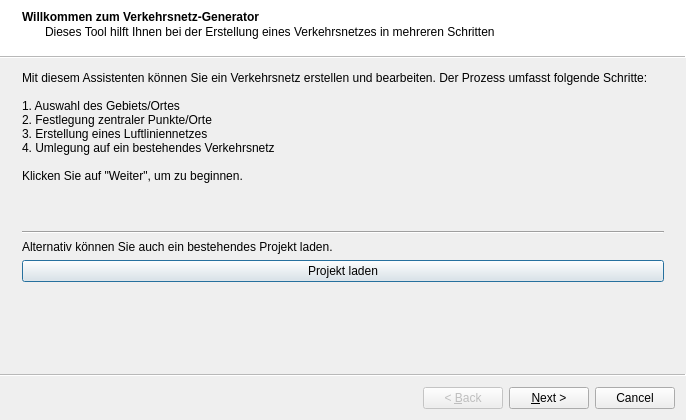
<?xml version="1.0" encoding="UTF-8"?>
<ui version="4.0">
 <class>VerkehrsnetzWizard</class>
 <widget class="QWizard" name="VerkehrsnetzWizard">
  <property name="geometry">
   <rect>
    <x>0</x>
    <y>0</y>
    <width>686</width>
    <height>420</height>
   </rect>
  </property>
  <property name="minimumSize">
   <size>
    <width>316</width>
    <height>420</height>
   </size>
  </property>
  <property name="windowTitle">
   <string>Verkehrsnetz Erstellung</string>
  </property>
  <property name="wizardStyle">
   <enum>QWizard::ModernStyle</enum>
  </property>
  <widget class="QWizardPage" name="welcomePage">
   <property name="title">
    <string>Willkommen zum Verkehrsnetz-Generator</string>
   </property>
   <property name="subTitle">
    <string>Dieses Tool hilft Ihnen bei der Erstellung eines Verkehrsnetzes in mehreren Schritten</string>
   </property>
   <layout class="QVBoxLayout" name="verticalLayout">
    <item>
     <widget class="QLabel" name="welcomeLabel">
      <property name="text">
       <string>Mit diesem Assistenten können Sie ein Verkehrsnetz erstellen und bearbeiten. Der Prozess umfasst folgende Schritte:

1. Auswahl des Gebiets/Ortes
2. Festlegung zentraler Punkte/Orte
3. Erstellung eines Luftliniennetzes
4. Umlegung auf ein bestehendes Verkehrsnetz

Klicken Sie auf &quot;Weiter&quot;, um zu beginnen.


</string>
      </property>
      <property name="alignment">
       <set>Qt::AlignLeading|Qt::AlignLeft|Qt::AlignTop</set>
      </property>
      <property name="wordWrap">
       <bool>true</bool>
      </property>
     </widget>
    </item>
    <item>
     <widget class="Line" name="line">
      <property name="frameShadow">
       <enum>QFrame::Sunken</enum>
      </property>
      <property name="lineWidth">
       <number>1</number>
      </property>
      <property name="orientation">
       <enum>Qt::Horizontal</enum>
      </property>
     </widget>
    </item>
    <item>
     <widget class="QLabel" name="label">
      <property name="text">
       <string>Alternativ können Sie auch ein bestehendes Projekt laden.</string>
      </property>
     </widget>
    </item>
    <item>
     <widget class="QPushButton" name="loadProjectButton">
      <property name="text">
       <string>Projekt laden</string>
      </property>
      <property name="icon">
       <iconset>
        <normaloff>:/plugins/verkehrsnetz_generator/icons/open.png</normaloff>:/plugins/verkehrsnetz_generator/icons/open.png</iconset>
      </property>
     </widget>
    </item>
    <item>
     <layout class="QHBoxLayout" name="projectButtonsLayout"/>
    </item>
   </layout>
  </widget>
  <widget class="QWizardPage" name="locationPage">
   <property name="title">
    <string>Ortsauswahl</string>
   </property>
   <property name="subTitle">
    <string>Wählen Sie den Ort/die Region, für den/die Sie das Verkehrsnetz erstellen möchten</string>
   </property>
   <layout class="QVBoxLayout" name="verticalLayout_2">
    <item>
     <widget class="QLabel" name="locationLabel">
      <property name="text">
       <string>Geben Sie den Namen des Ortes oder der Region ein, wofür ein Netz erstellt werden soll:</string>
      </property>
     </widget>
    </item>
    <item>
     <layout class="QHBoxLayout" name="searchLayout">
      <item>
       <widget class="QLineEdit" name="locationLineEdit">
        <property name="toolTip">
         <string>&lt;html&gt;&lt;head/&gt;&lt;body&gt;&lt;p&gt;&lt;br/&gt;&lt;/p&gt;&lt;/body&gt;&lt;/html&gt;</string>
        </property>
        <property name="placeholderText">
         <string>z.B. Berlin, Brandenburg, etc.</string>
        </property>
       </widget>
      </item>
      <item>
       <widget class="QPushButton" name="locationSearchButton">
        <property name="text">
         <string>Suchen</string>
        </property>
        <property name="icon">
         <iconset>
          <normaloff>:/plugins/verkehrsnetz_generator/icons/search.png</normaloff>:/plugins/verkehrsnetz_generator/icons/search.png</iconset>
        </property>
       </widget>
      </item>
     </layout>
    </item>
    <item>
     <widget class="QLabel" name="locationResultsLabel">
      <property name="text">
       <string>Suchergebnisse:</string>
      </property>
     </widget>
    </item>
    <item>
     <widget class="QListWidget" name="locationResultsListWidget">
      <property name="selectionMode">
       <enum>QAbstractItemView::SingleSelection</enum>
      </property>
     </widget>
    </item>
    <item>
     <widget class="QGroupBox" name="extentGroupBox">
      <property name="title">
       <string>Ausgewählter Ort</string>
      </property>
      <layout class="QGridLayout" name="gridLayout">
       <item row="0" column="0">
        <widget class="QLabel" name="locationSelectedRegionLabel">
         <property name="text">
          <string/>
         </property>
        </widget>
       </item>
      </layout>
     </widget>
    </item>
   </layout>
  </widget>
  <widget class="QWizardPage" name="pointsPage">
   <property name="title">
    <string>Zentrale Punkte/Orte</string>
   </property>
   <property name="subTitle">
    <string>Definieren Sie die zentralen Punkte des Verkehrsnetzes</string>
   </property>
   <layout class="QVBoxLayout" name="verticalLayout_3">
    <item>
     <widget class="QGroupBox" name="pointsMethodGroupBox">
      <property name="title">
       <string>Methode zur Punkterstellung</string>
      </property>
      <layout class="QVBoxLayout" name="verticalLayout_4">
       <item>
        <widget class="QRadioButton" name="centersAutoRadioButton">
         <property name="text">
          <string>Automatisch zentrale Punkte generieren</string>
         </property>
         <property name="checked">
          <bool>true</bool>
         </property>
        </widget>
       </item>
       <item>
        <widget class="QRadioButton" name="centersManualRadioButton">
         <property name="text">
          <string>Manuell auf der Karte zeichnen</string>
         </property>
        </widget>
       </item>
       <item>
        <widget class="QRadioButton" name="centersImportRadioButton">
         <property name="text">
          <string>Existierenden Layer importieren</string>
         </property>
        </widget>
       </item>
      </layout>
     </widget>
    </item>
    <item>
     <widget class="QStackedWidget" name="pointsStackedWidget">
      <property name="currentIndex">
       <number>0</number>
      </property>
      <widget class="QWidget" name="centersAutoPage">
       <layout class="QVBoxLayout" name="verticalLayout_5">
        <item>
         <widget class="QLabel" name="autoLabel">
          <property name="text">
           <string>Parameter für die automatische Punktgenerierung:</string>
          </property>
         </widget>
        </item>
        <item>
         <layout class="QFormLayout" name="formLayout">
          <item row="0" column="0">
           <widget class="QLabel" name="numberPointsLabel">
            <property name="text">
             <string>Anzahl der Punkte:</string>
            </property>
           </widget>
          </item>
          <item row="0" column="1">
           <widget class="QSpinBox" name="numberPointsSpinBox">
            <property name="minimum">
             <number>3</number>
            </property>
            <property name="maximum">
             <number>100</number>
            </property>
            <property name="value">
             <number>10</number>
            </property>
           </widget>
          </item>
          <item row="1" column="0">
           <widget class="QLabel" name="distributionLabel">
            <property name="text">
             <string>Verteilung:</string>
            </property>
           </widget>
          </item>
          <item row="1" column="1">
           <widget class="QComboBox" name="distributionComboBox">
            <item>
             <property name="text">
              <string>Gleichmäßig</string>
             </property>
            </item>
            <item>
             <property name="text">
              <string>Nach Bevölkerungsdichte</string>
             </property>
            </item>
            <item>
             <property name="text">
              <string>Nach Landnutzung</string>
             </property>
            </item>
           </widget>
          </item>
         </layout>
        </item>
        <item>
         <widget class="QPushButton" name="centersGeneratePointsButton">
          <property name="text">
           <string>Punkte generieren</string>
          </property>
         </widget>
        </item>
       </layout>
      </widget>
      <widget class="QWidget" name="manualPage">
       <layout class="QVBoxLayout" name="verticalLayout_6">
        <item>
         <widget class="QLabel" name="manualLabel">
          <property name="text">
           <string>Verwenden Sie die Werkzeuge unten, um Punkte auf der Karte zu erstellen:</string>
          </property>
          <property name="wordWrap">
           <bool>true</bool>
          </property>
         </widget>
        </item>
        <item>
         <layout class="QHBoxLayout" name="drawingToolsLayout">
          <item>
           <widget class="QPushButton" name="startEditingButton">
            <property name="text">
             <string>Bearbeitung starten</string>
            </property>
            <property name="icon">
             <iconset>
              <normaloff>:/plugins/verkehrsnetz_generator/icons/edit.png</normaloff>:/plugins/verkehrsnetz_generator/icons/edit.png</iconset>
            </property>
           </widget>
          </item>
          <item>
           <widget class="QPushButton" name="addPointButton">
            <property name="text">
             <string>Punkt hinzufügen</string>
            </property>
            <property name="icon">
             <iconset>
              <normaloff>:/plugins/verkehrsnetz_generator/icons/add_point.png</normaloff>:/plugins/verkehrsnetz_generator/icons/add_point.png</iconset>
            </property>
           </widget>
          </item>
          <item>
           <widget class="QPushButton" name="deletePointButton">
            <property name="text">
             <string>Punkt löschen</string>
            </property>
            <property name="icon">
             <iconset>
              <normaloff>:/plugins/verkehrsnetz_generator/icons/delete.png</normaloff>:/plugins/verkehrsnetz_generator/icons/delete.png</iconset>
            </property>
           </widget>
          </item>
         </layout>
        </item>
        <item>
         <widget class="QPushButton" name="saveEditingButton">
          <property name="text">
           <string>Bearbeitung speichern</string>
          </property>
          <property name="icon">
           <iconset>
            <normaloff>:/plugins/verkehrsnetz_generator/icons/save.png</normaloff>:/plugins/verkehrsnetz_generator/icons/save.png</iconset>
          </property>
         </widget>
        </item>
       </layout>
      </widget>
      <widget class="QWidget" name="importPage">
       <layout class="QVBoxLayout" name="verticalLayout_7">
        <item>
         <widget class="QLabel" name="importLabel">
          <property name="text">
           <string>Wählen Sie einen bestehenden Punktlayer:</string>
          </property>
         </widget>
        </item>
        <item>
         <widget class="QComboBox" name="pointLayersComboBox"/>
        </item>
        <item>
         <layout class="QHBoxLayout" name="importButtonsLayout">
          <item>
           <widget class="QPushButton" name="refreshLayersButton">
            <property name="text">
             <string>Layer aktualisieren</string>
            </property>
            <property name="icon">
             <iconset>
              <normaloff>:/plugins/verkehrsnetz_generator/icons/refresh.png</normaloff>:/plugins/verkehrsnetz_generator/icons/refresh.png</iconset>
            </property>
           </widget>
          </item>
          <item>
           <widget class="QPushButton" name="importLayerButton">
            <property name="text">
             <string>Neuen Layer laden</string>
            </property>
            <property name="icon">
             <iconset>
              <normaloff>:/plugins/verkehrsnetz_generator/icons/add_layer.png</normaloff>:/plugins/verkehrsnetz_generator/icons/add_layer.png</iconset>
            </property>
           </widget>
          </item>
         </layout>
        </item>
       </layout>
      </widget>
     </widget>
    </item>
    <item>
     <widget class="QGroupBox" name="pointOptionsGroupBox">
      <property name="title">
       <string>Punktoptionen</string>
      </property>
      <layout class="QFormLayout" name="formLayout_2">
       <item row="0" column="0">
        <widget class="QLabel" name="centersOutputNameLabel">
         <property name="text">
          <string>Name des Ausgabelayers:</string>
         </property>
        </widget>
       </item>
       <item row="0" column="1">
        <widget class="QLineEdit" name="centersOutputNameLineEdit">
         <property name="text">
          <string>Zentrale_Punkte</string>
         </property>
        </widget>
       </item>
      </layout>
     </widget>
    </item>
   </layout>
  </widget>
  <widget class="QWizardPage" name="airlinePage">
   <property name="title">
    <string>Luftliniennetz</string>
   </property>
   <property name="subTitle">
    <string>Erstellen Sie ein Netz aus Luftlinien zwischen den zentralen Punkten</string>
   </property>
   <layout class="QVBoxLayout" name="verticalLayout_8">
    <item>
     <widget class="QGroupBox" name="airlineMethodGroupBox">
      <property name="title">
       <string>Verbindungsmethode</string>
      </property>
      <layout class="QVBoxLayout" name="verticalLayout_9">
       <item>
        <widget class="QRadioButton" name="allToAllRadioButton">
         <property name="text">
          <string>Alle Punkte miteinander verbinden</string>
         </property>
         <property name="checked">
          <bool>true</bool>
         </property>
        </widget>
       </item>
       <item>
        <widget class="QRadioButton" name="nearestRadioButton">
         <property name="text">
          <string>Nächstgelegene Punkte verbinden</string>
         </property>
        </widget>
       </item>
       <item>
        <widget class="QRadioButton" name="mstRadioButton">
         <property name="text">
          <string>Minimaler Spannbaum</string>
         </property>
        </widget>
       </item>
       <item>
        <widget class="QRadioButton" name="customAirlineRadioButton">
         <property name="text">
          <string>Manuell auf der Karte zeichnen</string>
         </property>
        </widget>
       </item>
      </layout>
     </widget>
    </item>
    <item>
     <widget class="QStackedWidget" name="airlineStackedWidget">
      <widget class="QWidget" name="allToAllPage">
       <layout class="QVBoxLayout" name="verticalLayout_10">
        <item>
         <widget class="QLabel" name="allToAllLabel">
          <property name="text">
           <string>Jeder Punkt wird mit jedem anderen Punkt verbunden.</string>
          </property>
         </widget>
        </item>
        <item>
         <widget class="QCheckBox" name="maxDistanceCheckBox">
          <property name="text">
           <string>Maximale Entfernung begrenzen</string>
          </property>
         </widget>
        </item>
        <item>
         <layout class="QHBoxLayout" name="maxDistanceLayout">
          <item>
           <widget class="QLabel" name="maxDistanceLabel">
            <property name="text">
             <string>Maximale Entfernung (km):</string>
            </property>
           </widget>
          </item>
          <item>
           <widget class="QDoubleSpinBox" name="maxDistanceSpinBox">
            <property name="enabled">
             <bool>false</bool>
            </property>
            <property name="minimum">
             <double>0.100000000000000</double>
            </property>
            <property name="maximum">
             <double>500.000000000000000</double>
            </property>
            <property name="value">
             <double>20.000000000000000</double>
            </property>
           </widget>
          </item>
         </layout>
        </item>
       </layout>
      </widget>
      <widget class="QWidget" name="nearestPage">
       <layout class="QVBoxLayout" name="verticalLayout_11">
        <item>
         <widget class="QLabel" name="nearestLabel">
          <property name="text">
           <string>Jeder Punkt wird mit einer bestimmten Anzahl der nächstgelegenen Nachbarn verbunden.</string>
          </property>
          <property name="wordWrap">
           <bool>true</bool>
          </property>
         </widget>
        </item>
        <item>
         <layout class="QHBoxLayout" name="neighborsLayout">
          <item>
           <widget class="QLabel" name="neighborsLabel">
            <property name="text">
             <string>Anzahl der Nachbarn:</string>
            </property>
           </widget>
          </item>
          <item>
           <widget class="QSpinBox" name="neighborsSpinBox">
            <property name="minimum">
             <number>1</number>
            </property>
            <property name="maximum">
             <number>10</number>
            </property>
            <property name="value">
             <number>3</number>
            </property>
           </widget>
          </item>
         </layout>
        </item>
       </layout>
      </widget>
      <widget class="QWidget" name="mstPage">
       <layout class="QVBoxLayout" name="verticalLayout_12">
        <item>
         <widget class="QLabel" name="mstLabel">
          <property name="text">
           <string>Es wird ein zusammenhängendes Netz mit minimaler Gesamtentfernung erstellt.</string>
          </property>
          <property name="wordWrap">
           <bool>true</bool>
          </property>
         </widget>
        </item>
       </layout>
      </widget>
      <widget class="QWidget" name="customAirlinePage">
       <layout class="QVBoxLayout" name="verticalLayout_13">
        <item>
         <widget class="QLabel" name="customAirlineLabel">
          <property name="text">
           <string>Verwenden Sie die Werkzeuge unten, um Linien auf der Karte zu erstellen:</string>
          </property>
          <property name="wordWrap">
           <bool>true</bool>
          </property>
         </widget>
        </item>
        <item>
         <layout class="QHBoxLayout" name="lineDrawingToolsLayout">
          <item>
           <widget class="QPushButton" name="startLineEditingButton">
            <property name="text">
             <string>Bearbeitung starten</string>
            </property>
            <property name="icon">
             <iconset>
              <normaloff>:/plugins/verkehrsnetz_generator/icons/edit.png</normaloff>:/plugins/verkehrsnetz_generator/icons/edit.png</iconset>
            </property>
           </widget>
          </item>
          <item>
           <widget class="QPushButton" name="addLineButton">
            <property name="text">
             <string>Linie hinzufügen</string>
            </property>
            <property name="icon">
             <iconset>
              <normaloff>:/plugins/verkehrsnetz_generator/icons/add_line.png</normaloff>:/plugins/verkehrsnetz_generator/icons/add_line.png</iconset>
            </property>
           </widget>
          </item>
          <item>
           <widget class="QPushButton" name="deleteLineButton">
            <property name="text">
             <string>Linie löschen</string>
            </property>
            <property name="icon">
             <iconset>
              <normaloff>:/plugins/verkehrsnetz_generator/icons/delete.png</normaloff>:/plugins/verkehrsnetz_generator/icons/delete.png</iconset>
            </property>
           </widget>
          </item>
         </layout>
        </item>
        <item>
         <widget class="QPushButton" name="saveLineEditingButton">
          <property name="text">
           <string>Bearbeitung speichern</string>
          </property>
          <property name="icon">
           <iconset>
            <normaloff>:/plugins/verkehrsnetz_generator/icons/save.png</normaloff>:/plugins/verkehrsnetz_generator/icons/save.png</iconset>
          </property>
         </widget>
        </item>
       </layout>
      </widget>
     </widget>
    </item>
    <item>
     <widget class="QGroupBox" name="airlineOptionsGroupBox">
      <property name="title">
       <string>Ausgabeoptionen</string>
      </property>
      <layout class="QFormLayout" name="formLayout_3">
       <item row="0" column="0">
        <widget class="QLabel" name="airlineOutputNameLabel">
         <property name="text">
          <string>Name des Ausgabelayers:</string>
         </property>
        </widget>
       </item>
       <item row="0" column="1">
        <widget class="QLineEdit" name="airlineOutputNameLineEdit">
         <property name="text">
          <string>Luftliniennetz</string>
         </property>
        </widget>
       </item>
      </layout>
     </widget>
    </item>
    <item>
     <layout class="QHBoxLayout" name="airlineButtonsLayout">
      <item>
       <spacer name="horizontalSpacer">
        <property name="orientation">
         <enum>Qt::Horizontal</enum>
        </property>
        <property name="sizeHint" stdset="0">
         <size>
          <width>40</width>
          <height>20</height>
         </size>
        </property>
       </spacer>
      </item>
      <item>
       <widget class="QPushButton" name="generateAirlineButton">
        <property name="text">
         <string>Luftliniennetz generieren</string>
        </property>
       </widget>
      </item>
     </layout>
    </item>
   </layout>
  </widget>
  <widget class="QWizardPage" name="routingPage">
   <property name="title">
    <string>Umlegung auf Verkehrsnetz</string>
   </property>
   <property name="subTitle">
    <string>Legen Sie das Luftliniennetz auf ein bestehendes Verkehrsnetz um</string>
   </property>
   <layout class="QVBoxLayout" name="verticalLayout_14">
    <item>
     <widget class="QGroupBox" name="networkGroupBox">
      <property name="title">
       <string>Verkehrsnetz</string>
      </property>
      <layout class="QVBoxLayout" name="verticalLayout_15">
       <item>
        <widget class="QLabel" name="networkLabel">
         <property name="text">
          <string>Wählen Sie einen bestehenden Linienlayer als Verkehrsnetz:</string>
         </property>
        </widget>
       </item>
       <item>
        <widget class="QComboBox" name="networkLayerComboBox"/>
       </item>
       <item>
        <layout class="QHBoxLayout" name="networkButtonsLayout">
         <item>
          <widget class="QPushButton" name="refreshNetworkLayersButton">
           <property name="text">
            <string>Layer aktualisieren</string>
           </property>
           <property name="icon">
            <iconset>
             <normaloff>:/plugins/verkehrsnetz_generator/icons/refresh.png</normaloff>:/plugins/verkehrsnetz_generator/icons/refresh.png</iconset>
           </property>
          </widget>
         </item>
         <item>
          <widget class="QPushButton" name="importNetworkLayerButton">
           <property name="text">
            <string>Neuen Layer laden</string>
           </property>
           <property name="icon">
            <iconset>
             <normaloff>:/plugins/verkehrsnetz_generator/icons/add_layer.png</normaloff>:/plugins/verkehrsnetz_generator/icons/add_layer.png</iconset>
           </property>
          </widget>
         </item>
        </layout>
       </item>
      </layout>
     </widget>
    </item>
    <item>
     <widget class="QGroupBox" name="routingOptionsGroupBox">
      <property name="title">
       <string>Routingoptionen</string>
      </property>
      <layout class="QVBoxLayout" name="verticalLayout_16">
       <item>
        <layout class="QFormLayout" name="formLayout_4">
         <item row="0" column="0">
          <widget class="QLabel" name="costFieldLabel">
           <property name="text">
            <string>Attribut für Kosten:</string>
           </property>
          </widget>
         </item>
         <item row="0" column="1">
          <widget class="QComboBox" name="costFieldComboBox"/>
         </item>
         <item row="1" column="0">
          <widget class="QLabel" name="directionsFieldLabel">
           <property name="text">
            <string>Attribut für Richtungen:</string>
           </property>
          </widget>
         </item>
         <item row="1" column="1">
          <widget class="QComboBox" name="directionsFieldComboBox"/>
         </item>
         <item row="2" column="0">
          <widget class="QLabel" name="defaultSpeedLabel">
           <property name="text">
            <string>Standard-Geschwindigkeit (km/h):</string>
           </property>
          </widget>
         </item>
         <item row="2" column="1">
          <widget class="QDoubleSpinBox" name="defaultSpeedSpinBox">
           <property name="minimum">
            <double>1.000000000000000</double>
           </property>
           <property name="maximum">
            <double>130.000000000000000</double>
           </property>
           <property name="value">
            <double>50.000000000000000</double>
           </property>
          </widget>
         </item>
        </layout>
       </item>
       <item>
        <widget class="QCheckBox" name="speedLimitCheckBox">
         <property name="text">
          <string>Geschwindigkeitslimits aus dem Netz verwenden</string>
         </property>
         <property name="checked">
          <bool>true</bool>
         </property>
        </widget>
       </item>
       <item>
        <widget class="QComboBox" name="speedFieldComboBox">
         <property name="enabled">
          <bool>true</bool>
         </property>
        </widget>
       </item>
      </layout>
     </widget>
    </item>
    <item>
     <widget class="QGroupBox" name="outputOptionsGroupBox">
      <property name="title">
       <string>Ausgabeoptionen</string>
      </property>
      <layout class="QFormLayout" name="formLayout_5">
       <item row="0" column="0">
        <widget class="QLabel" name="routingOutputNameLabel">
         <property name="text">
          <string>Name des Ausgabelayers:</string>
         </property>
        </widget>
       </item>
       <item row="0" column="1">
        <widget class="QLineEdit" name="routingOutputNameLineEdit">
         <property name="text">
          <string>Verkehrsnetz_Umlegung</string>
         </property>
        </widget>
       </item>
      </layout>
     </widget>
    </item>
    <item>
     <layout class="QHBoxLayout" name="routingButtonsLayout">
      <item>
       <spacer name="horizontalSpacer_2">
        <property name="orientation">
         <enum>Qt::Horizontal</enum>
        </property>
        <property name="sizeHint" stdset="0">
         <size>
          <width>40</width>
          <height>20</height>
         </size>
        </property>
       </spacer>
      </item>
      <item>
       <widget class="QPushButton" name="calculateRoutesButton">
        <property name="text">
         <string>Routen berechnen</string>
        </property>
       </widget>
      </item>
     </layout>
    </item>
   </layout>
  </widget>
  <widget class="QWizardPage" name="finishPage">
   <property name="title">
    <string>Verkehrsnetz erstellt</string>
   </property>
   <property name="subTitle">
    <string>Die Erstellung des Verkehrsnetzes wurde abgeschlossen</string>
   </property>
   <layout class="QVBoxLayout" name="verticalLayout_17">
    <item>
     <widget class="QLabel" name="finishLabel">
      <property name="text">
       <string>Das Verkehrsnetz wurde erfolgreich erstellt und der QGIS-Karte hinzugefügt.

Sie können das Projekt nun speichern, um Ihre Einstellungen und Layer für eine spätere Verwendung zu sichern.</string>
      </property>
      <property name="wordWrap">
       <bool>true</bool>
      </property>
     </widget>
    </item>
    <item>
     <widget class="QGroupBox" name="summaryGroupBox">
      <property name="title">
       <string>Projektzusammenfassung</string>
      </property>
      <layout class="QVBoxLayout" name="verticalLayout_18">
       <item>
        <widget class="QTextEdit" name="summaryTextEdit">
         <property name="readOnly">
          <bool>true</bool>
         </property>
        </widget>
       </item>
      </layout>
     </widget>
    </item>
    <item>
     <layout class="QHBoxLayout" name="finishButtonsLayout">
      <item>
       <widget class="QPushButton" name="saveProjectButton">
        <property name="text">
         <string>Projekt speichern</string>
        </property>
        <property name="icon">
         <iconset>
          <normaloff>:/plugins/verkehrsnetz_generator/icons/save_project.png</normaloff>:/plugins/verkehrsnetz_generator/icons/save_project.png</iconset>
        </property>
       </widget>
      </item>
      <item>
       <spacer name="horizontalSpacer_3">
        <property name="orientation">
         <enum>Qt::Horizontal</enum>
        </property>
        <property name="sizeHint" stdset="0">
         <size>
          <width>40</width>
          <height>20</height>
         </size>
        </property>
       </spacer>
      </item>
     </layout>
    </item>
   </layout>
  </widget>
 </widget>
 <resources/>
 <connections>
  <connection>
   <sender>maxDistanceCheckBox</sender>
   <signal>toggled(bool)</signal>
   <receiver>maxDistanceSpinBox</receiver>
   <slot>setEnabled(bool)</slot>
   <hints>
    <hint type="sourcelabel">
     <x>349</x>
     <y>132</y>
    </hint>
    <hint type="destinationlabel">
     <x>561</x>
     <y>163</y>
    </hint>
   </hints>
  </connection>
  <connection>
   <sender>speedLimitCheckBox</sender>
   <signal>toggled(bool)</signal>
   <receiver>speedFieldComboBox</receiver>
   <slot>setEnabled(bool)</slot>
   <hints>
    <hint type="sourcelabel">
     <x>349</x>
     <y>247</y>
    </hint>
    <hint type="destinationlabel">
     <x>349</x>
     <y>278</y>
    </hint>
   </hints>
  </connection>
  <connection>
   <sender>centersAutoRadioButton</sender>
   <signal>toggled(bool)</signal>
   <receiver>pointsStackedWidget</receiver>
   <slot>setCurrentIndex(int)</slot>
   <hints>
    <hint type="sourcelabel">
     <x>349</x>
     <y>63</y>
    </hint>
    <hint type="destinationlabel">
     <x>349</x>
     <y>188</y>
    </hint>
   </hints>
  </connection>
  <connection>
   <sender>centersManualRadioButton</sender>
   <signal>toggled(bool)</signal>
   <receiver>pointsStackedWidget</receiver>
   <slot>setCurrentIndex(int)</slot>
   <hints>
    <hint type="sourcelabel">
     <x>349</x>
     <y>83</y>
    </hint>
    <hint type="destinationlabel">
     <x>349</x>
     <y>188</y>
    </hint>
   </hints>
  </connection>
  <connection>
   <sender>centersImportRadioButton</sender>
   <signal>toggled(bool)</signal>
   <receiver>pointsStackedWidget</receiver>
   <slot>setCurrentIndex(int)</slot>
   <hints>
    <hint type="sourcelabel">
     <x>349</x>
     <y>103</y>
    </hint>
    <hint type="destinationlabel">
     <x>349</x>
     <y>188</y>
    </hint>
   </hints>
  </connection>
  <connection>
   <sender>allToAllRadioButton</sender>
   <signal>toggled(bool)</signal>
   <receiver>airlineStackedWidget</receiver>
   <slot>setCurrentIndex(int)</slot>
   <hints>
    <hint type="sourcelabel">
     <x>349</x>
     <y>55</y>
    </hint>
    <hint type="destinationlabel">
     <x>349</x>
     <y>180</y>
    </hint>
   </hints>
  </connection>
  <connection>
   <sender>nearestRadioButton</sender>
   <signal>toggled(bool)</signal>
   <receiver>airlineStackedWidget</receiver>
   <slot>setCurrentIndex(int)</slot>
   <hints>
    <hint type="sourcelabel">
     <x>349</x>
     <y>75</y>
    </hint>
    <hint type="destinationlabel">
     <x>349</x>
     <y>180</y>
    </hint>
   </hints>
  </connection>
  <connection>
   <sender>mstRadioButton</sender>
   <signal>toggled(bool)</signal>
   <receiver>airlineStackedWidget</receiver>
   <slot>setCurrentIndex(int)</slot>
   <hints>
    <hint type="sourcelabel">
     <x>349</x>
     <y>95</y>
    </hint>
    <hint type="destinationlabel">
     <x>349</x>
     <y>180</y>
    </hint>
   </hints>
  </connection>
  <connection>
   <sender>customAirlineRadioButton</sender>
   <signal>toggled(bool)</signal>
   <receiver>airlineStackedWidget</receiver>
   <slot>setCurrentIndex(int)</slot>
   <hints>
    <hint type="sourcelabel">
     <x>349</x>
     <y>115</y>
    </hint>
    <hint type="destinationlabel">
     <x>349</x>
     <y>180</y>
    </hint>
   </hints>
  </connection>
 </connections>
</ui>
